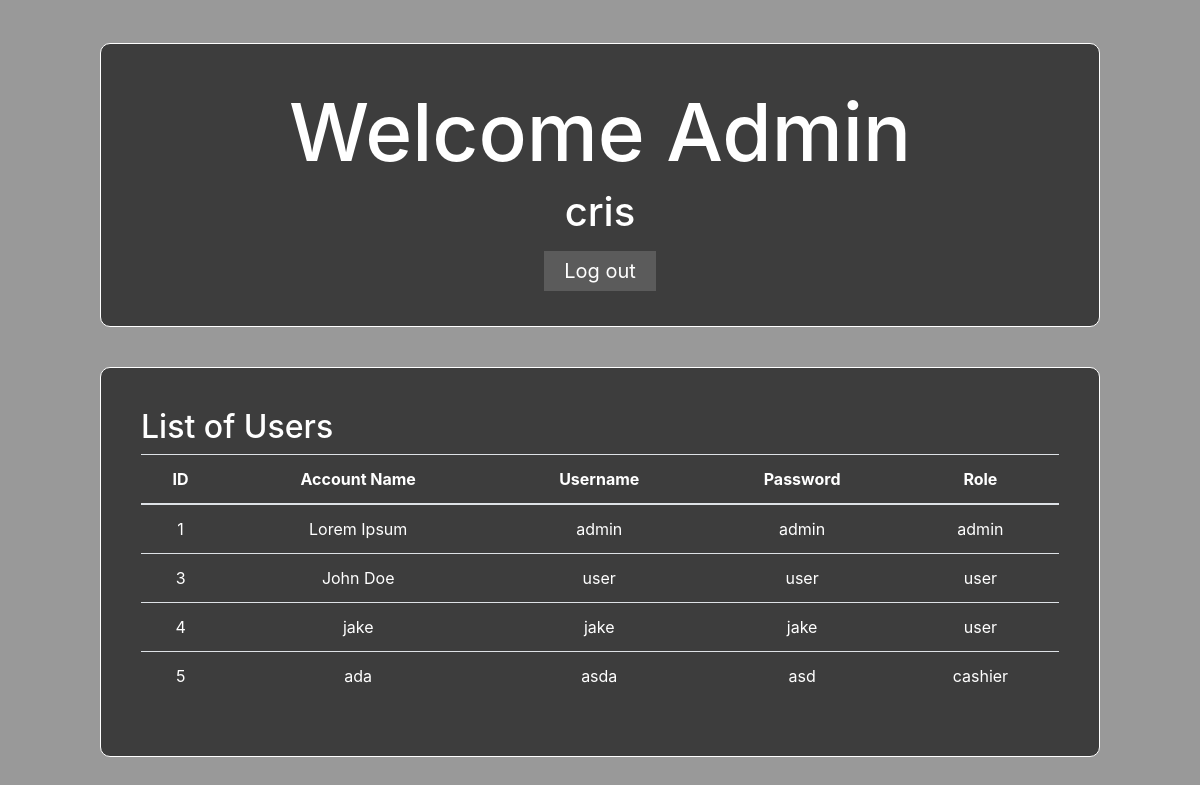
The page /admin.php (signed in) on the database its author committed.
### tables this page shows
CREATE TABLE `users` (
  `user_id` int(11) NOT NULL,
  `name` varchar(100) NOT NULL,
  `email` text NOT NULL,
  `username` varchar(50) NOT NULL,
  `password` varchar(100) NOT NULL,
  `role` varchar(100) NOT NULL
);

CREATE TABLE `tbl_user` (
  `tbl_user_id` int(11) NOT NULL,
  `name` varchar(255) NOT NULL,
  `username` varchar(255) NOT NULL,
  `password` varchar(255) NOT NULL,
  `role` varchar(255) NOT NULL
);

### admin.php (the view, shortened to what this page needs)
<?php
include ('conn.php');
if (isset($_SESSION['user_id'])) {
    $user_id = $_SESSION['user_id'];
    $stmt = $conn->prepare("SELECT `name` FROM `users` WHERE `user_id` = :user_id");
    $stmt->bindParam(':user_id', $user_id);
    $stmt->execute();
    if ($stmt->rowCount() > 0) {
        $row = $stmt->fetch();
        $user_name = $row['name'];
    }
    ?>
    <!DOCTYPE html>
    <html lang="en">
    <head>
        <link rel="stylesheet" href="https://cdn.jsdelivr.net/npm/bootstrap@4.6.2/dist/css/bootstrap.min.css">
    </head>
    <body>
        <div class="main">
            <div class="title-container">
                <h1>Welcome Admin</h1>
                <h2> <?= $user_name ?></h2>
                <a href="logout.php">Log out</a>
            </div>
            <div class="users-container">
                <h2>List of Users</h2>
                <div class="table-responsive">
                    <table class="table" style="color:rgb(255, 255, 255);">
                        <thead class="text-center">
                            <tr>
                                <th scope="col">ID</th>
                                <th scope="col">Account Name</th>
                                <th scope="col">Username</th>
                                <th scope="col">Password</th>
                                <th scope="col">Role</th>
                            </tr>
                        </thead>
                        <tbody class="text-center">
                            <?php
                            $stmt = $conn->prepare("SELECT * FROM `tbl_user`");
                            $stmt->execute();
                            $result = $stmt->fetchAll();
                            foreach ($result as $row) {
                                $userID = $row['tbl_user_id'];
                                $name = $row['name'];
                                $username = $row['username'];
                                $password = $row['password'];
                                $role = $row['role'];
                            ?>
                            <tr>
                                <td><?= $userID ?></td>
                                <td><?= $name ?></td>
                                <td><?= $username ?></td>
                                <td><?= $password ?></td>
                                <td><?= $role ?></td>
                            </tr>
                            <?php
                            }
                            ?>
                        </tbody>
                    </table>
                </div>
            </div>
        </div>
    </body>
    </html>
    <?php
} else {
    header("Location: http://localhost/BilliardManagement/");
}
?>

### admin.php (style rules this page uses)
* { margin: 0; padding: 0; }
body { background-image: url("https://img.freepik.com/free-vector/abstract-secure-technology-background_23-2148357087.jpg?t=st=1704160688~exp=1704161288~hmac=b37f6a9bb894ee4655cd411712309f6507644a1de23f709e5dfc0c33ed33bb15"); background-size: cover; background-repeat: no-repeat; background-attachment: fixed; overflow: hidden; height: 100vh; }
.main { display: flex; flex-direction: column; justify-content: center; align-items: center; background-color: rgba(0, 0, 0, 0.4); height: 100vh; }
.title-container { text-align: center; width: 1000px; color: rgb(255, 255, 255); background-color: rgba(0, 0, 0, 0.6); padding: 40px; border-radius: 10px; margin: 20px; border: 1px solid; }
.title-container > h1 { font-size: 80px; }
.title-container > h2 { font-size: 40px; margin-bottom: 20px; }
.title-container > a { font-size: 20px; padding: 8px 20px; color: rgb(255, 255, 255); background-color: rgba(100, 100, 100, 0.76); border: none; text-decoration: none; }
.users-container { color: rgb(255, 255, 255); margin: 20px; width: 1000px; background-color: rgba(0, 0, 0, 0.6); padding: 40px; border-radius: 10px; border: 1px solid; }

### rows shown on the page
users: name "cris"
tbl_user: tbl_user_id "1", name "Lorem Ipsum", username "admin", password "admin", role "admin"
tbl_user: tbl_user_id "3", name "John Doe", username "user", password "user", role "user"
tbl_user: tbl_user_id "4", name "jake", username "jake", password "jake", role "user"
tbl_user: tbl_user_id "5", name "ada", username "asda", password "asd", role "cashier"
